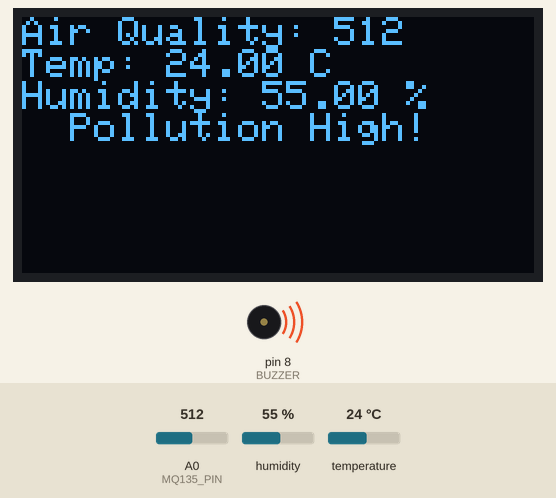
Simulated run of this sketch. Board: Arduino Uno, built with avr-gcc and run on an emulated ATmega328P. On the bench: 128×64 one-colour display, buzzer (waves = sounding, pin HIGH). The test bench sets the inputs (shaded band); at power-on: A0 (MQ135_PIN) = 512, humidity 55 %, temperature 24 °C. What the sketch prints to the serial monitor is not drawn.

Above: at 2.9 s.
3.0 s: A0 (MQ135_PIN) set to 316
At 4.5 s:
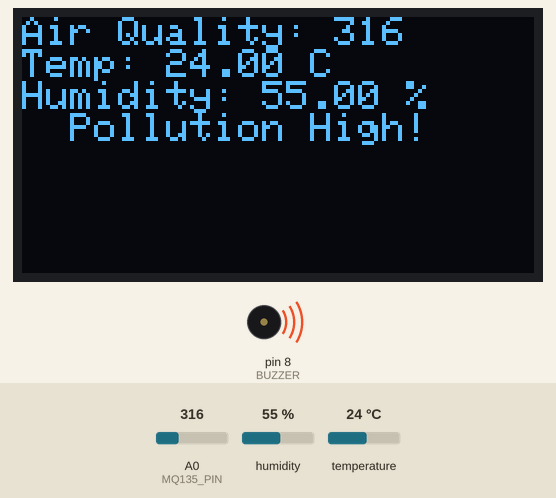
5.8 s: A0 (MQ135_PIN) set to 283
At 7.0 s:
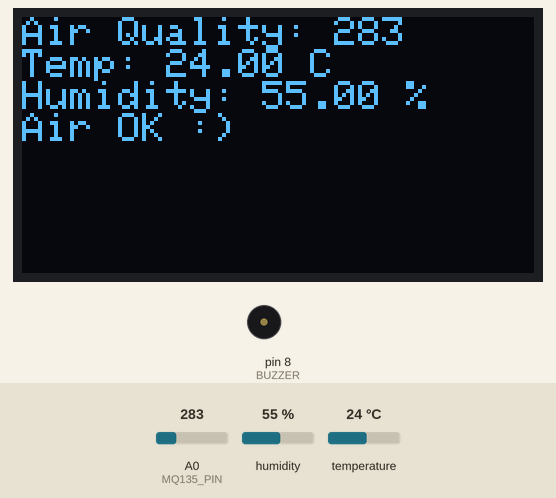
8.6 s: humidity set to 22 %
At 10.7 s:
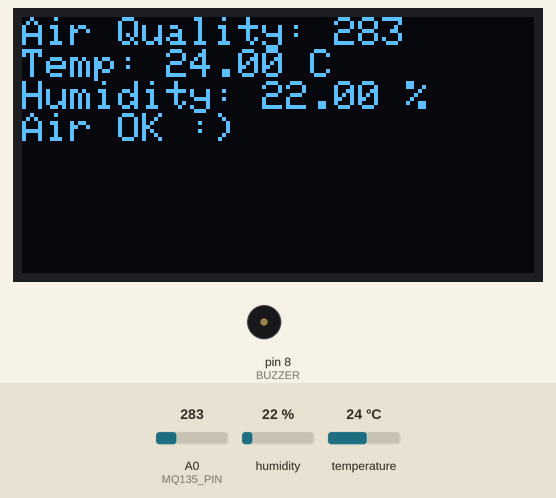
11.8 s: temperature set to 12 °C
At 13.1 s:
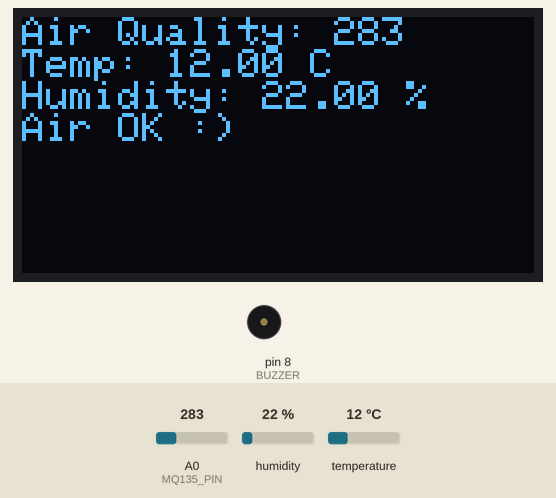
14.6 s: humidity set to 40 %
At 16.8 s:
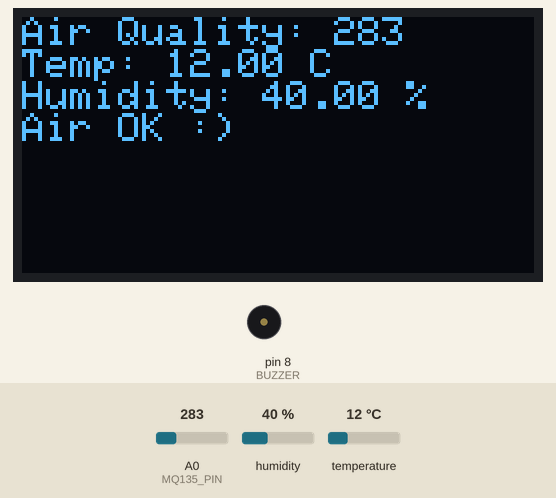
18.0 s: A0 (MQ135_PIN) set to 306
At 19.3 s:
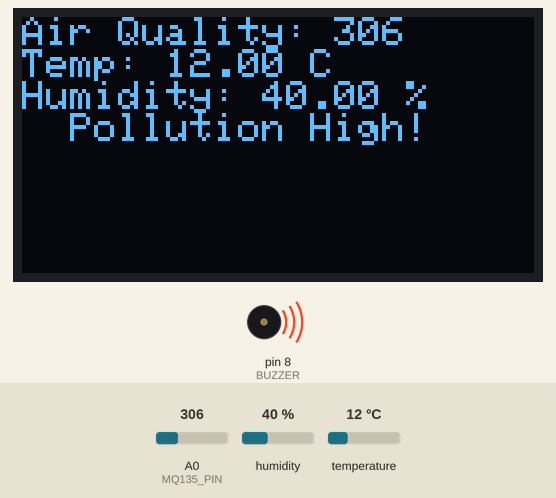
Timing chart, 0 to 21.0 s (numbered marks = the images above; inputs shaded):
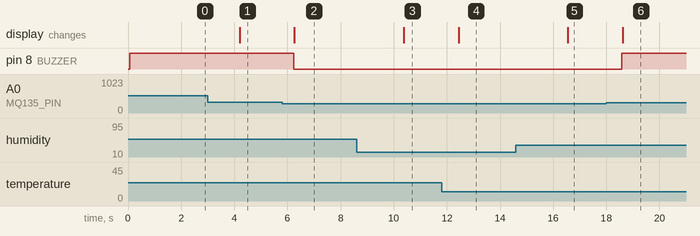

The sketch:

AeroSense.ino
```cpp
#include <Adafruit_GFX.h>
#include <Adafruit_SSD1306.h>
#include <DHT.h>

#define SCREEN_WIDTH 128
#define SCREEN_HEIGHT 64
#define OLED_RESET -1
Adafruit_SSD1306 display(SCREEN_WIDTH, SCREEN_HEIGHT, &Wire, OLED_RESET);

#define DHTPIN 2
#define DHTTYPE DHT11
DHT dht(DHTPIN, DHTTYPE);

#define MQ135_PIN A0
#define BUZZER 8

void setup() {
  Serial.begin(9600);
  dht.begin();

  pinMode(MQ135_PIN, INPUT);
  pinMode(BUZZER, OUTPUT);

  // Initialize OLED
  if(!display.begin(SSD1306_SWITCHCAPVCC, 0x3C)) {
    Serial.println(F("OLED failed"));
    for(;;);
  }
  display.clearDisplay();
  display.setTextSize(1);
  display.setTextColor(WHITE);
}

void loop() {
  float humidity = dht.readHumidity();
  float temperature = dht.readTemperature();
  int airQuality = analogRead(MQ135_PIN);

  Serial.print("Air Quality: "); Serial.println(airQuality);
  Serial.print("Temp: "); Serial.print(temperature); Serial.print(" °C");
  Serial.print("  Humidity: "); Serial.println(humidity);

  // OLED Display
  display.clearDisplay();
  display.setCursor(0,0);
  display.print("Air Quality: "); display.println(airQuality);
  display.print("Temp: "); display.print(temperature); display.println(" C");
  display.print("Humidity: "); display.print(humidity); display.println(" %");

  // Warning condition
  if (airQuality > 300) {
    display.setTextColor(WHITE);
    display.println("  Pollution High!");
    digitalWrite(BUZZER, HIGH);
  } else {
    display.println("Air OK :)");
    digitalWrite(BUZZER, LOW);
  }

  display.display();
  delay(2000);
}
```

Measured:
- the behaviour switches between 301 and 300 on A0 (MQ135_PIN) (found by bisection; images 1 and 2)
- after the input at 3.0 s, the display: changes after 1.2 s (image 1)
- after the input at 5.8 s, pin 8 (BUZZER): HIGH → LOW after 0.44 s; the display: changes after 0.47 s (image 2)
- after the input at 8.6 s, the display: changes after 1.8 s (image 3)
- after the input at 11.8 s, the display: changes after 0.64 s (image 4)
- after the input at 14.6 s, the display: changes after 2.0 s (image 5)
- after the input at 18.0 s, pin 8 (BUZZER): LOW → HIGH after 0.59 s; the display: changes after 0.61 s (image 6)
